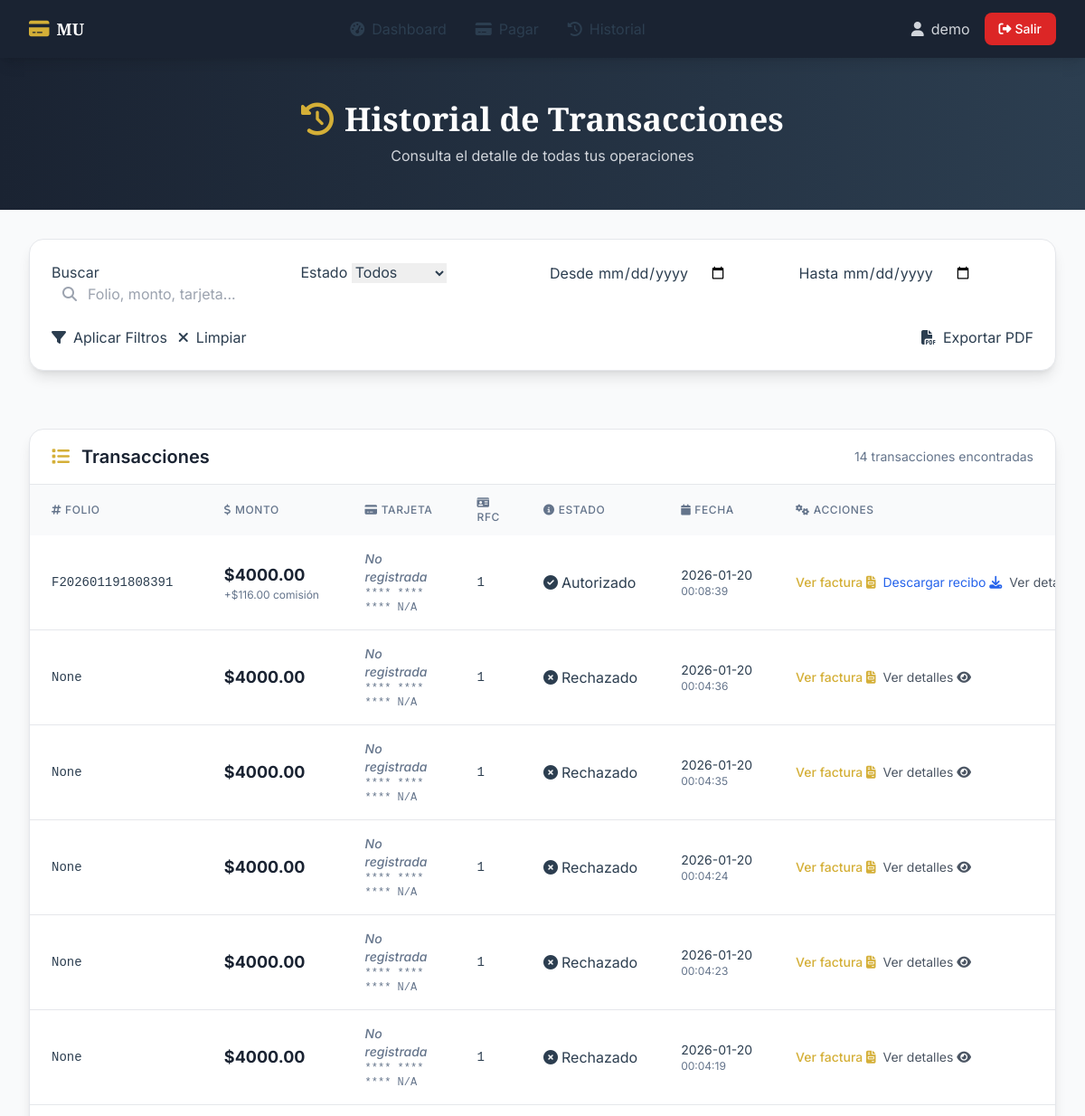
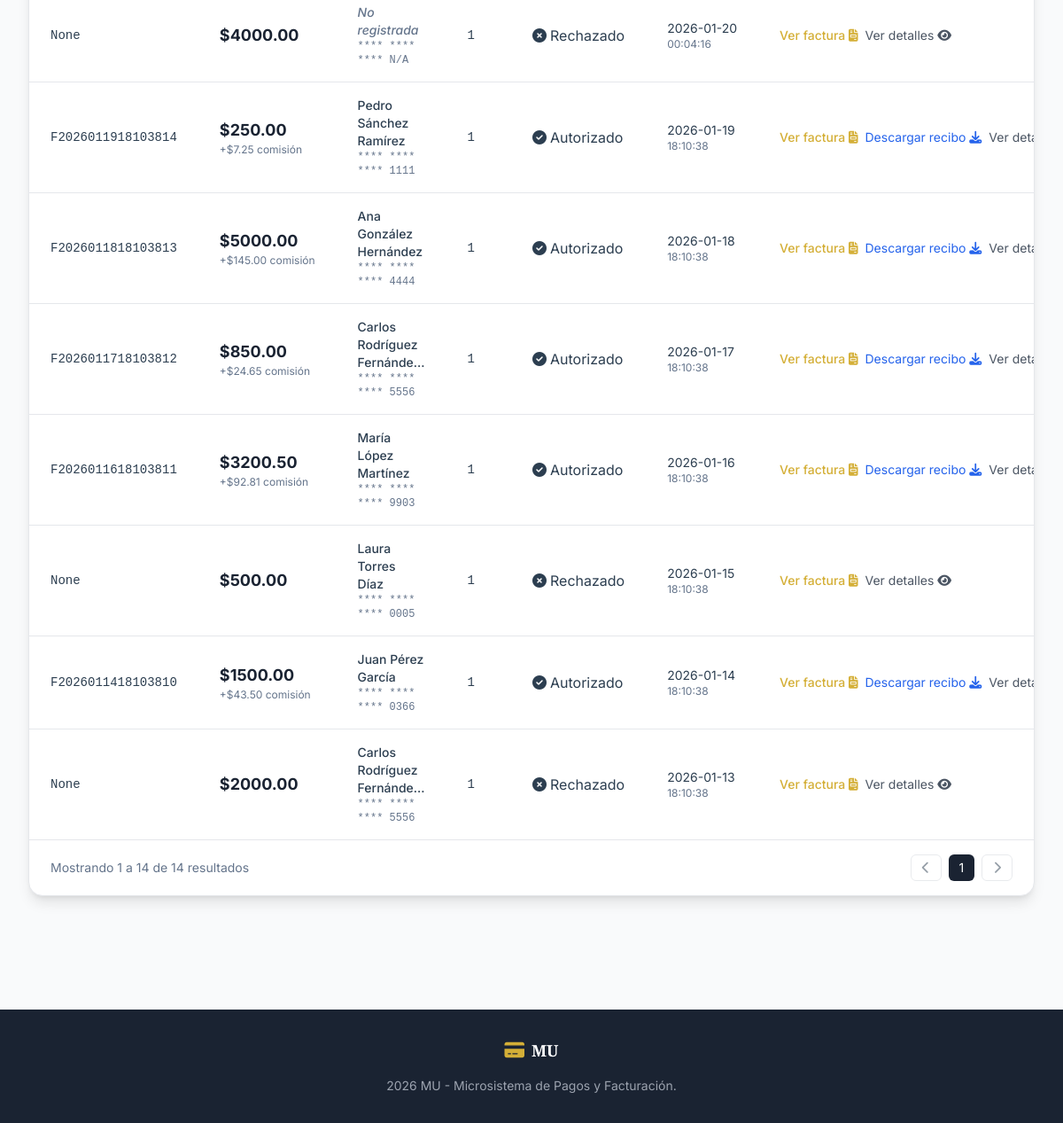
Screenshot of /history (signed in) with the database file from the repository (2 pictures, top to bottom).
### tables this page shows
CREATE TABLE transactions (
                id INTEGER PRIMARY KEY AUTOINCREMENT,
                amount REAL NOT NULL,
                status TEXT NOT NULL,
                rejection_reason TEXT,
                timestamp TIMESTAMP DEFAULT CURRENT_TIMESTAMP,
                card_id INTEGER,
                user_id INTEGER,
                rfc TEXT,
                full_name TEXT,
                invoice_number TEXT,
                FOREIGN KEY (card_id) REFERENCES cards (id),
                FOREIGN KEY (user_id) REFERENCES users (id)
            );

CREATE TABLE cards (
                id INTEGER PRIMARY KEY AUTOINCREMENT,
                card_number TEXT UNIQUE NOT NULL,
                cardholder_name TEXT NOT NULL,
                expiry_date TEXT NOT NULL,
                cvv TEXT NOT NULL,
                balance REAL NOT NULL DEFAULT 0.0,
                is_verified BOOLEAN DEFAULT TRUE,
                attempts_count INTEGER DEFAULT 0,
                last_attempt TIMESTAMP,
                is_blocked BOOLEAN DEFAULT FALSE,
                created_at TIMESTAMP DEFAULT CURRENT_TIMESTAMP
            );

### app.py (the view)
@app.route('/history')
@login_required
def history():
    conn = sqlite3.connect(db.db_path)
    cursor = conn.cursor()
    cursor.execute('''
        SELECT t.*, c.card_number, c.cardholder_name
        FROM transactions t
        LEFT JOIN cards c ON t.card_id = c.id
        WHERE t.user_id = ?
        ORDER BY t.timestamp DESC
    ''', (session['user_id'],))
    transactions = cursor.fetchall()
    conn.close()
    return render_template('history.html', transactions=transactions, username=session['username'])

### app.py (called while the page is built)
def login_required(f):
    @wraps(f)
    def decorated_function(*args, **kwargs):
        if 'user_id' not in session:
            flash('Por favor inicia sesión para continuar', 'warning')
            return redirect(url_for('login'))
        return f(*args, **kwargs)
    return decorated_function

### templates/history.html (shortened to what this page needs)
{% extends "base.html" %}
{% block content %}
<div class="bg-gradient-to-r from-primary to-charcoal text-white py-12">
    <div class="max-w-7xl mx-auto px-4 sm:px-6 lg:px-8">
        <div class="text-center">
            <h1 class="text-3xl md:text-4xl font-serif font-bold mb-2">
                <i class="fas fa-history text-accent mr-3"></i>Historial de Transacciones
            </h1>
            <p class="text-gray-300">Consulta el detalle de todas tus operaciones</p>
        </div>
    </div>
</div>
<div class="max-w-7xl mx-auto px-4 sm:px-6 lg:px-8 py-8">
    <div class="bg-white rounded-2xl shadow-lg border border-gray-200 p-6 mb-8">
        <div class="grid grid-cols-1 md:grid-cols-4 gap-4">
            <div class="form-group">
                <label for="search" class="form-label">Buscar</label>
                <div class="relative">
                    <div class="absolute inset-y-0 left-0 pl-3 flex items-center pointer-events-none">
                    </div>
                    <input type="text" id="search" class="form-input pl-10" placeholder="Folio, monto, tarjeta...">
                </div>
            </div>
            <div class="form-group">
                <label for="status-filter" class="form-label">Estado</label>
                <select id="status-filter" class="form-input">
                    <option value="">Todos</option>
                </select>
            </div>
            <div class="form-group">
                <label for="date-from" class="form-label">Desde</label>
                <input type="date" id="date-from" class="form-input">
            </div>
            <div class="form-group">
                <label for="date-to" class="form-label">Hasta</label>
                <input type="date" id="date-to" class="form-input">
            </div>
        </div>
        <div class="flex flex-col sm:flex-row gap-3 mt-6">
            <button id="apply-filters" class="btn-primary">
                <i class="fas fa-filter mr-2"></i>Aplicar Filtros
            </button>
            <button id="clear-filters" class="btn-secondary">
                <i class="fas fa-times mr-2"></i>Limpiar
            </button>
            <button id="export-pdf" class="btn-accent ml-auto">
                <i class="fas fa-file-pdf mr-2"></i>Exportar PDF
            </button>
        </div>
    </div>
</div>
<div class="max-w-7xl mx-auto px-4 sm:px-6 lg:px-8 pb-16">
    <div class="bg-white rounded-2xl shadow-lg border border-gray-200 overflow-hidden">
        <div class="px-6 py-4 border-b border-gray-200">
            <div class="flex items-center justify-between">
                <h2 class="text-xl font-semibold text-primary">
                    <i class="fas fa-list text-accent mr-2"></i>
                    Transacciones
                </h2>
                <div class="text-sm text-slate">
                    <span id="results-count">{{ transactions|length }}</span> transacciones encontradas
                </div>
            </div>
        </div>
        <div class="overflow-x-auto">
            <table class="w-full">
                <thead class="bg-gray-50">
                    <tr>
                        <th class="px-6 py-3 text-left text-xs font-medium text-slate uppercase tracking-wider">
                            <i class="fas fa-hashtag mr-1"></i>Folio
                        </th>
                        <th class="px-6 py-3 text-left text-xs font-medium text-slate uppercase tracking-wider">
                            <i class="fas fa-dollar-sign mr-1"></i>Monto
                        </th>
                        <th class="px-6 py-3 text-left text-xs font-medium text-slate uppercase tracking-wider">
                            <i class="fas fa-credit-card mr-1"></i>Tarjeta
                        </th>
                        <th class="px-6 py-3 text-left text-xs font-medium text-slate uppercase tracking-wider">
                            <i class="fas fa-id-card mr-1"></i>RFC
                        </th>
                        <th class="px-6 py-3 text-left text-xs font-medium text-slate uppercase tracking-wider">
                            <i class="fas fa-info-circle mr-1"></i>Estado
                        </th>
                        <th class="px-6 py-3 text-left text-xs font-medium text-slate uppercase tracking-wider">
                            <i class="fas fa-calendar mr-1"></i>Fecha
                        </th>
                        <th class="px-6 py-3 text-left text-xs font-medium text-slate uppercase tracking-wider">
                            <i class="fas fa-cogs mr-1"></i>Acciones
                        </th>
                    </tr>
                </thead>
                <tbody class="bg-white divide-y divide-gray-200" id="transactions-table">
                    {% for transaction in transactions %}
                    <tr class="transaction-row hover:bg-gray-50 transition-colors" data-status="{{ transaction[2] }}">
                        <td class="px-6 py-4 whitespace-nowrap">
                            <div class="text-sm font-mono font-medium text-charcoal">
                                {{ transaction[9]|default('N/A') }}
                            </div>
                        </td>
                        <td class="px-6 py-4 whitespace-nowrap">
                            <div class="text-lg font-bold text-primary">
                                ${{ "%.2f"|format(transaction[1]) }}
                            </div>
                            <div class="text-xs text-slate">
                                {% if transaction[2] == 'autorizado' %}
                                +${{ "%.2f"|format(transaction[1] * 0.029) }} comisión
                                {% endif %}
                            </div>
                        </td>
                        <td class="px-6 py-4">
                            <div class="text-sm text-charcoal font-medium">
                                {% if transaction[11] %}
                                {{ transaction[11][:25] }}{% if transaction[11]|length > 25 %}...{% endif %}
                                {% else %}
                                <span class="text-slate italic">No registrada</span>
                                {% endif %}
                            </div>
                            <div class="text-xs text-slate font-mono">
                                **** **** **** {{ transaction[10][-4:] if transaction[10] else 'N/A' }}
                            </div>
                        </td>
                        <td class="px-6 py-4 whitespace-nowrap">
                            <div class="text-sm font-mono text-charcoal">
                                {{ transaction[6]|default('N/A') }}
                            </div>
                        </td>
                        <td class="px-6 py-4 whitespace-nowrap">
                            {% if transaction[2] == 'autorizado' %}
                            <span class="status-badge status-success">
                                <i class="fas fa-check-circle mr-1"></i>Autorizado
                            </span>
                            {% else %}
                            <span class="status-badge status-error" title="{{ transaction[3] }}">
                                <i class="fas fa-times-circle mr-1"></i>Rechazado
                            </span>
                            {% endif %}
                        </td>
                        <td class="px-6 py-4 whitespace-nowrap">
                            <div class="text-sm text-charcoal">
                                {{ transaction[4][:10] }}
                            </div>
                            <div class="text-xs text-slate">
                                {{ transaction[4][11:19] }}
                            </div>
                        </td>
                        <td class="px-6 py-4 whitespace-nowrap text-sm">
                            <div class="flex items-center space-x-2">
                                <a href="{{ url_for('invoice', transaction_id=transaction[0]) }}"
                                    class="text-accent hover:text-yellow-500 font-medium transition-colors"
                                    data-tooltip="Ver factura">
                                    <i class="fas fa-file-invoice"></i>
                                </a>
                                {% if transaction[2] == 'autorizado' %}
                                <button class="text-blue-600 hover:text-blue-800 transition-colors"
                                    onclick="downloadReceipt('{{ transaction[9] }}')" data-tooltip="Descargar recibo">
                                    <i class="fas fa-download"></i>
                                </button>
                                {% endif %}
                                <button class="text-gray-600 hover:text-gray-800 transition-colors"
                                    onclick="showTransactionDetails({{ transaction[0] }})" data-tooltip="Ver detalles">
                                    <i class="fas fa-eye"></i>
                                </button>
                            </div>
                        </td>
                    </tr>
                    {% endfor %}
                </tbody>
            </table>
        </div>
        {% if transactions %}
        <div class="px-6 py-4 border-t border-gray-200 flex items-center justify-between">
            <div class="text-sm text-slate">
                Mostrando 1 a {{ transactions|length }} de {{ transactions|length }} resultados
            </div>
            <div class="flex space-x-2">
                <button class="px-3 py-1 text-sm border border-gray-300 rounded-md hover:bg-gray-50 disabled:opacity-50"
                    disabled>
                    <i class="fas fa-chevron-left"></i>
                </button>
                <button class="px-3 py-1 text-sm bg-primary text-white rounded-md">1</button>
                <button class="px-3 py-1 text-sm border border-gray-300 rounded-md hover:bg-gray-50 disabled:opacity-50"
                    disabled>
                    <i class="fas fa-chevron-right"></i>
                </button>
            </div>
        </div>
        {% endif %}
    </div>
</div>
{% endblock %}

### static/css/styles.css (style rules this page uses)
* { box-sizing: border-box; }
body { font-family: 'Inter', sans-serif; background-color: #fafafa; color: #2c3e50; line-height: 1.6; }
.form-group { @apply mb-4; }
.form-label { @apply block text-sm font-medium text-charcoal mb-2; }
.form-input { @apply w-full px-3 py-2 border border-gray-300 rounded-lg focus:ring-2 focus:ring-accent focus:border-transparent transition-all duration-200 text-charcoal bg-white; }
.btn-primary { @apply bg-accent hover:bg-yellow-500 text-primary font-semibold py-2 px-4 rounded-lg transition-all duration-300 transform hover:scale-105 hover:shadow-lg; }
.btn-secondary { @apply bg-gray-600 hover:bg-gray-700 text-white font-semibold py-2 px-4 rounded-lg transition-all duration-300 transform hover:scale-105; }
.btn-accent { @apply bg-blue-600 hover:bg-blue-700 text-white font-semibold py-2 px-4 rounded-lg transition-all duration-300 transform hover:scale-105; }
.status-badge { @apply px-2 py-1 rounded-full text-xs font-medium inline-flex items-center; }
.status-success { @apply bg-green-100 text-green-800; }
.status-error { @apply bg-red-100 text-red-800; }
[data-tooltip] { @apply relative cursor-help; }
[data-tooltip]::before { content: attr(data-tooltip); @apply absolute bottom-full left-1/2 transform -translate-x-1/2 mb-2 px-2 py-1 bg-charcoal text-white text-xs rounded whitespace-nowrap opacity-0 pointer-events-none transition-opacity duration-200; }

### rows the page displays
transactions: amount "4000.00", transaction[1]*0.029 "116.00", shows "No registrada", status "autorizado" (drawn)
transactions: amount "4000.00", shows "No registrada"
transactions: amount "4000.00", shows "No registrada"
transactions: amount "4000.00", shows "No registrada"
transactions: amount "4000.00", shows "No registrada"
transactions: amount "4000.00", shows "No registrada"
transactions: amount "4000.00", shows "No registrada"
transactions: amount "250.00", transaction[1]*0.029 "7.25", status "autorizado" (drawn)
transactions: amount "5000.00", transaction[1]*0.029 "145.00", status "autorizado" (drawn)
transactions: amount "850.00", transaction[1]*0.029 "24.65", status "autorizado" (drawn)
transactions: amount "3200.50", transaction[1]*0.029 "92.81", status "autorizado" (drawn)
transactions: amount "500.00"
transactions: amount "1500.00", transaction[1]*0.029 "43.50", status "autorizado" (drawn)
transactions: amount "2000.00"

### other values shown
{{ username|default('Usuario') }} "demo"
{{ transactions|length }} "14"
